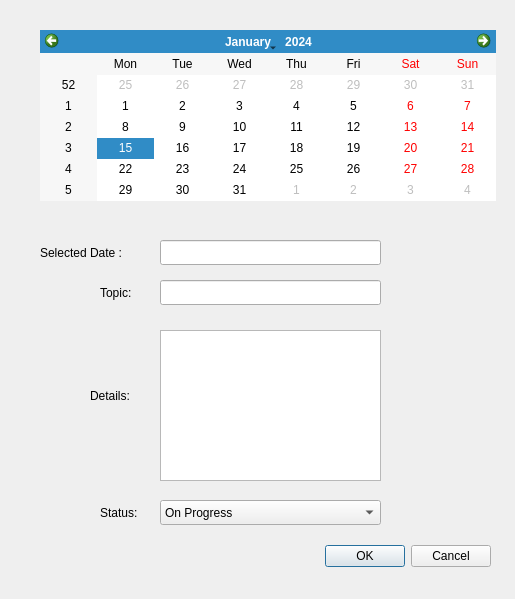
<?xml version="1.0" encoding="UTF-8"?>
<ui version="4.0">
 <class>addTaskDialog</class>
 <widget class="QDialog" name="addTaskDialog">
  <property name="geometry">
   <rect>
    <x>0</x>
    <y>0</y>
    <width>515</width>
    <height>599</height>
   </rect>
  </property>
  <property name="windowTitle">
   <string>Dialog</string>
  </property>
  <widget class="QDialogButtonBox" name="buttonBox">
   <property name="geometry">
    <rect>
     <x>150</x>
     <y>540</y>
     <width>341</width>
     <height>32</height>
    </rect>
   </property>
   <property name="orientation">
    <enum>Qt::Horizontal</enum>
   </property>
   <property name="standardButtons">
    <set>QDialogButtonBox::Cancel|QDialogButtonBox::Ok</set>
   </property>
  </widget>
  <widget class="QCalendarWidget" name="calendarWidget">
   <property name="geometry">
    <rect>
     <x>40</x>
     <y>30</y>
     <width>456</width>
     <height>171</height>
    </rect>
   </property>
  </widget>
  <widget class="QLabel" name="label">
   <property name="geometry">
    <rect>
     <x>40</x>
     <y>240</y>
     <width>102</width>
     <height>25</height>
    </rect>
   </property>
   <property name="text">
    <string>Selected Date :</string>
   </property>
  </widget>
  <widget class="QLabel" name="label_2">
   <property name="geometry">
    <rect>
     <x>100</x>
     <y>280</y>
     <width>40</width>
     <height>25</height>
    </rect>
   </property>
   <property name="text">
    <string>Topic:</string>
   </property>
  </widget>
  <widget class="QLabel" name="label_3">
   <property name="geometry">
    <rect>
     <x>90</x>
     <y>370</y>
     <width>51</width>
     <height>51</height>
    </rect>
   </property>
   <property name="text">
    <string>Details:</string>
   </property>
  </widget>
  <widget class="QLineEdit" name="LineSelectedDate">
   <property name="geometry">
    <rect>
     <x>160</x>
     <y>240</y>
     <width>221</width>
     <height>25</height>
    </rect>
   </property>
  </widget>
  <widget class="QLineEdit" name="LineTopic">
   <property name="geometry">
    <rect>
     <x>160</x>
     <y>280</y>
     <width>221</width>
     <height>25</height>
    </rect>
   </property>
  </widget>
  <widget class="QPlainTextEdit" name="PTDetails">
   <property name="geometry">
    <rect>
     <x>160</x>
     <y>330</y>
     <width>221</width>
     <height>151</height>
    </rect>
   </property>
  </widget>
  <widget class="QComboBox" name="ComboStatus">
   <property name="geometry">
    <rect>
     <x>160</x>
     <y>500</y>
     <width>221</width>
     <height>25</height>
    </rect>
   </property>
   <item>
    <property name="text">
     <string>On Progress</string>
    </property>
   </item>
   <item>
    <property name="text">
     <string>Success</string>
    </property>
   </item>
   <item>
    <property name="text">
     <string>Delayed</string>
    </property>
   </item>
  </widget>
  <widget class="QLabel" name="label_4">
   <property name="geometry">
    <rect>
     <x>100</x>
     <y>500</y>
     <width>51</width>
     <height>25</height>
    </rect>
   </property>
   <property name="text">
    <string>Status:</string>
   </property>
  </widget>
 </widget>
 <resources/>
 <connections>
  <connection>
   <sender>buttonBox</sender>
   <signal>accepted()</signal>
   <receiver>addTaskDialog</receiver>
   <slot>accept()</slot>
   <hints>
    <hint type="sourcelabel">
     <x>238</x>
     <y>544</y>
    </hint>
    <hint type="destinationlabel">
     <x>157</x>
     <y>274</y>
    </hint>
   </hints>
  </connection>
  <connection>
   <sender>buttonBox</sender>
   <signal>rejected()</signal>
   <receiver>addTaskDialog</receiver>
   <slot>reject()</slot>
   <hints>
    <hint type="sourcelabel">
     <x>306</x>
     <y>550</y>
    </hint>
    <hint type="destinationlabel">
     <x>286</x>
     <y>274</y>
    </hint>
   </hints>
  </connection>
 </connections>
</ui>
